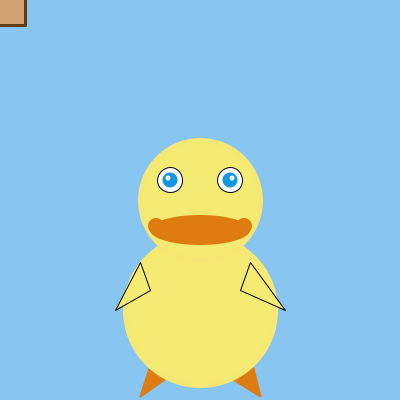
Frame 1 (no input)
Frame 60 (the mouse pressed at the canvas centre just before this capture): identical to frame 1, image omitted
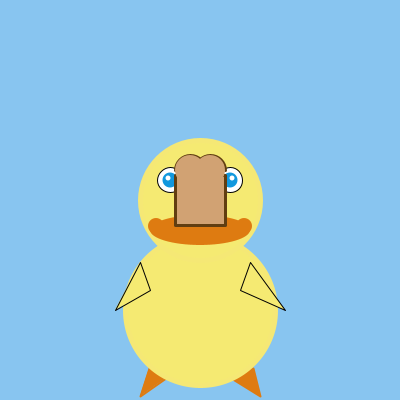
Frame 120 (the mouse held since frame 60 and released just before this capture)

The Processing sketch that drew these frames (run headless with seeded random() and noise(); from frame 60 on, the mouse is pressed at the canvas centre):

// Processing sketch: processing_20576
// ── processing_20576.pde

  /* Schabowicz PS-2 */
/*cute duck*/

 boolean on = false;
 
void setup() {
  size(400,400);
}
 void draw() {
   background(136,197,240);
    
    
 
  
  smooth();
  /*feet*/
  strokeJoin(ROUND); 
  strokeWeight(2);
  stroke(222,123,17);
  fill(222,123,17);
  triangle(150,365,170,375,140,396);
  triangle(210,365,253,368,260,396);
  
  strokeWeight(5);
  strokeJoin(ROUND); // Round corners
  stroke(245,232,117);
  fill(245,234,114);
  ellipse(200,310,150,150);/*body*/
  ellipse(200,200,120,120);/*head*/
  
  /*mouth*/
  noStroke();
  fill(222,123,17);
  ellipse(200,230,100,30);
  ellipse(244,226,16,16);
  ellipse(156,226,16,16);
  
  /*eyes*/
  strokeWeight(1);
  stroke(0);
  fill(255);
  ellipse(170,180,25,25);
  ellipse(230,180,25,25);
  
  noStroke();
  fill(17,152,222);
  ellipse(170,180,15,15);
  ellipse(230,180,15,15);
  
  fill(255);
  ellipse(168,178,5,5);
  ellipse(232,178,5,5);
  
  
  /*wings*/
 
  fill(245,234,114);
  strokeJoin(ROUND);
  strokeWeight(1);
  stroke(0);
  triangle(140,262,150,290,115,310);
  triangle(250,262,240,290,285,310);  
  
  /*bread*/
  
  rectMode(CENTER);
   fill(209,162,115);
 strokeWeight(3);
  stroke(97,62,17);
  arc((mouseX-10),(mouseY-30), 30, 30, -PI, 0);  // upper half of circle
  arc((mouseX+10),(mouseY-30),30,30, -PI,0);

 rect(mouseX,mouseY,50,50);
 noStroke();
 ellipse((mouseX-10),(mouseY-30),30,30);
 ellipse((mouseX+10),(mouseY-30),30,30);

    if (on==true) {
      fill(240,136,114);
    }
  
  
  
  
  /*bread*/

}
                                                
